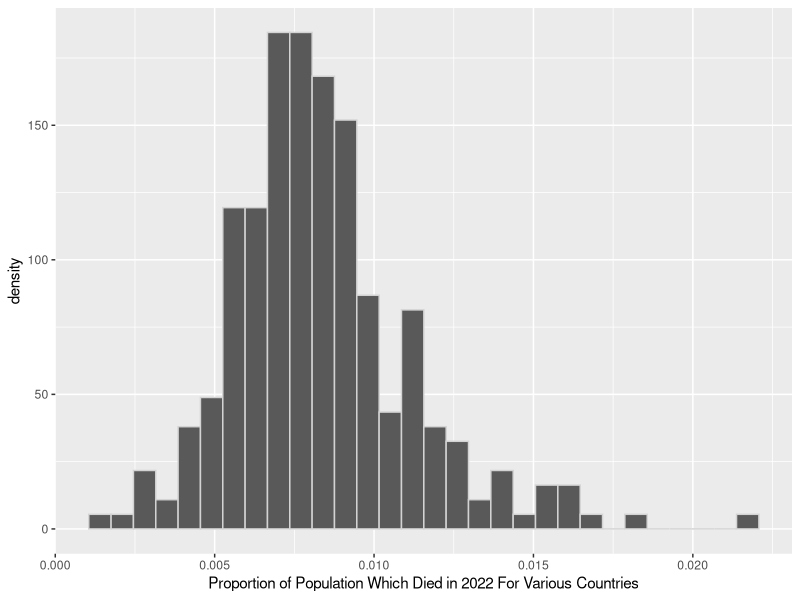
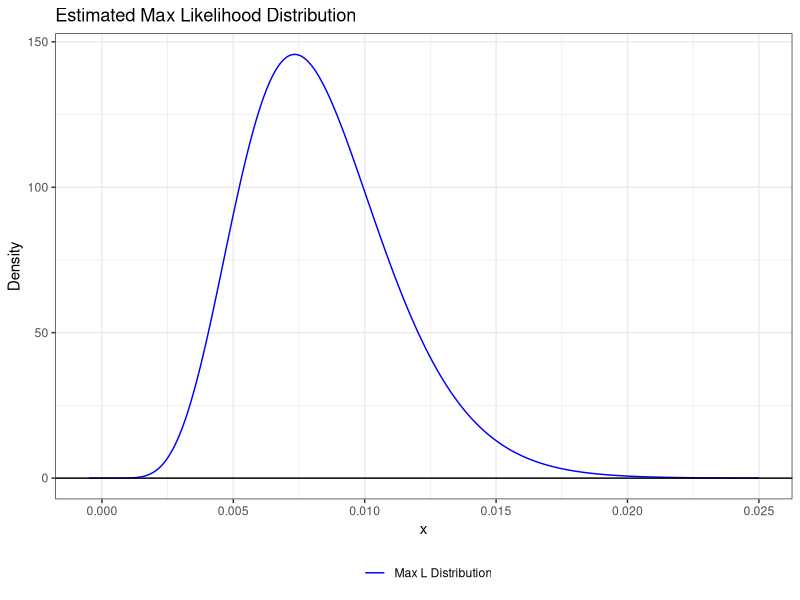
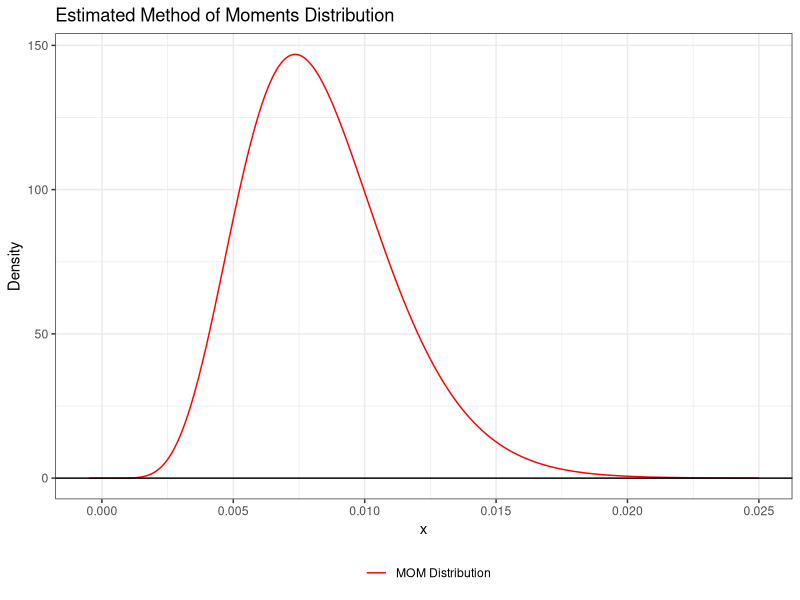
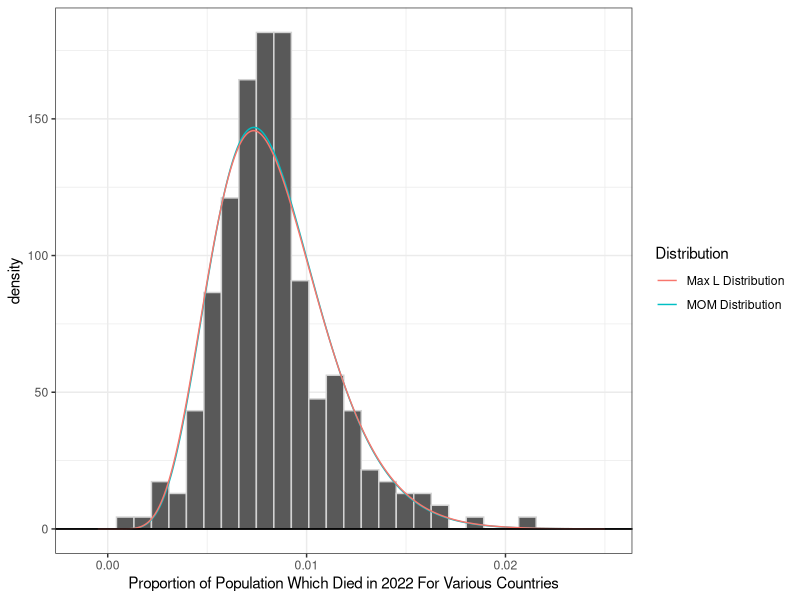

These figures' R source, in order:
########################################################################################################
#LAB 8
########################################################################################################

#Task 6: Collect and Clean Data:
library(tidyverse)

#Read in world bank data csv
world_bank_data <- read_csv("World_Bank_Data.csv") 

#Isolate 2022 Data
world_bank_data_2022 <- world_bank_data["2022"] |>
  #Divide by 1000 to Death rate per 1000 citizens
  mutate(`2022` = `2022`/1000) |>
  #Rename 2022 column
  rename("Percent_Died" = "2022")

#Task 7: What are alpha and beta:

###################
# MOM (Method of Moments)
# Copied and Adapted  From rcode-lecture14
###################
library(nleqslv)

MOM.beta<- function(data, par){
  alpha <- par[1]
  beta <- par[2]
    
  EX <- alpha/(alpha+beta)
  EX2 <- (((alpha+1)*alpha))/((alpha+beta+1)*(alpha+beta))
  m1 <- mean(data, na.rm=TRUE)
  m2 <- mean(data^2, na.rm=TRUE)
  
  return(c(EX-m1, EX2-m2)) 
}

(MOMs <- nleqslv(x = c(1,1), 
        fn = MOM.beta,
        data= world_bank_data_2022$'Percent_Died'))

alpha.hat.mom <- MOMs$x[1]
beta.hat.mom <- MOMs$x[2]

###################
# MLE (Maximum Likelihood Estimator)
# Copied and Adapted From rcode-lecture14
###################
llbeta <- function(data, par, neg=FALSE){
  alpha <- par[1]
  beta <- par[2]
  loglik <- sum(log(dbeta(x=data, shape1 = alpha, shape2 = beta)), na.rm=TRUE)
  
  return(ifelse(neg, -loglik, loglik))
}

(mles <- optim(par = c(1,1),
               fn = llbeta,
               data= world_bank_data_2022$'Percent_Died',
               neg = TRUE))

alpha.hat.mle <- mles$par[1]
beta.hat.mle <- mles$par[2]

###################
# Plot Histogram of Data Superimposed MOM and MLE Distributions
###################
#Graph histogram of Data
ggplot() +
  geom_histogram(data= world_bank_data_2022,
                 aes(x= Percent_Died,
                     y= after_stat(density)),
                 color="lightgrey") +
  xlab("Proportion of Population Which Died in 2022 For Various Countries")


#Graph Estimated Max Likelihood
Estimated.Max.Likelihood.Data <- tibble(x = seq(-0.0005, 0.025, length.out=1000))|>   # generate a grid of points
  mutate(beta.pdf = dbeta(x, alpha.hat.mle, beta.hat.mle)) # Compute Beta PDF

ggplot(data= Estimated.Max.Likelihood.Data)+                           # specify data
  geom_line(aes(x=x, y=beta.pdf, color="Max L Distribution")) +                      # plot beta dist
  geom_hline(yintercept=0)+                                            # plot x axis
  theme_bw()+                                                          # change theme
  xlab("x")+                                                           # label x axis
  ylab("Density")+                                                     # label y axis
  scale_color_manual("", values = c("blue"))+                          # change colors
  theme(legend.position = "bottom") +                                  # move legend to bottom
  ggtitle("Estimated Max Likelihood Distribution")                     # title graph  


#Graph Estimated MOM
Estimated.MOM.Data <- tibble(x = seq(-0.0005, 0.025, length.out=1000))|>   # generate a grid of points
  mutate(beta.pdf = dbeta(x, alpha.hat.mom, beta.hat.mom)) # Compute Beta PDF

ggplot(data= Estimated.MOM.Data)+                                      # specify data
  geom_line(aes(x=x, y=beta.pdf, color="MOM Distribution")) +                       # plot beta dist
  geom_hline(yintercept=0)+                                            # plot x axis
  theme_bw()+                                                          # change theme
  xlab("x")+                                                           # label x axis
  ylab("Density")+                                                     # label y axis
  scale_color_manual("", values = c("red"))+                           # change colors
  theme(legend.position = "bottom") +                                  # move legend to bottom
  ggtitle("Estimated Method of Moments Distribution")                     # title graph  



#Superimpose
ggplot() +
  geom_histogram(data= world_bank_data_2022,
                 aes(x= Percent_Died,
                     y= after_stat(density)),
                 color="lightgrey") +
  xlab("Proportion of Population Which Died in 2022 For Various Countries") +
  
  geom_line(aes(x=x, y=beta.pdf, color="MOM Distribution"),
            data = Estimated.MOM.Data) +                 
  geom_hline(yintercept=0)+                                        
  theme_bw() +
  
  geom_line(aes(x=x, y=beta.pdf, color="Max L Distribution"),
            data = Estimated.Max.Likelihood.Data) +         
  geom_hline(yintercept=0)+                                            
  theme_bw() +
  labs(color = "Distribution")

#Task 8: Which estimators should we use?
  
